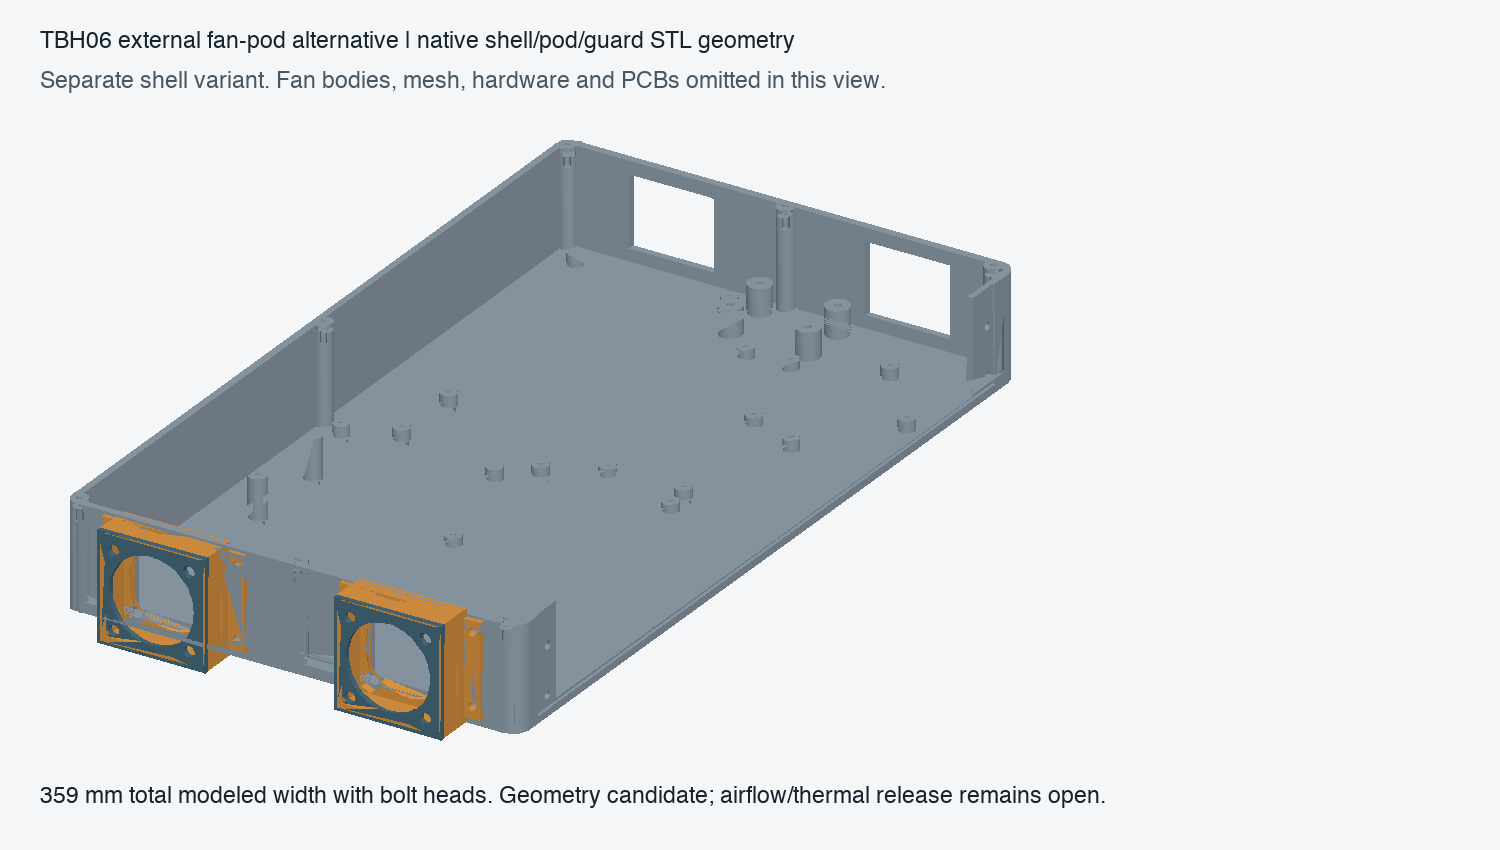

Recreate this plot in Python.
"""Native STL projection for engineering review; no native GUI."""
from pathlib import Path
import numpy as np,trimesh
from PIL import Image,ImageDraw,ImageFont
R=Path(__file__).resolve().parent
img=Image.new('RGB',(1500,850),'#f4f6f8');d=ImageDraw.Draw(img);font=ImageFont.truetype('/System/Library/Fonts/Helvetica.ttc',23)
items=[(trimesh.load_mesh(R/'native/shell_variant/shell_variant.stl'),(148,164,178))]
for y in [45,145]:
 for name,dy,color in [('pod',y-30,(227,154,68)),('guard',y-22.75,(72,110,128))]:
  m=trimesh.load_mesh(R/f'native/{name}/{name}.stl');m.apply_translation([0,dy,0]);items.append((m,color))
cam=np.array([-.8,-.5,.48]);cam/=np.linalg.norm(cam);right=np.cross([0,0,1],cam);right/=np.linalg.norm(right);up=np.cross(cam,right);basis=np.array([right,up,cam]).T
pts=np.concatenate([m.vertices@basis for m,_ in items]);lo=pts.min(0);hi=pts.max(0);scale=min(1350/(hi[0]-lo[0]),600/(hi[1]-lo[1]));faces=[]
for m,c in items:
 pts=m.vertices@basis;pts[:,0]=70+(pts[:,0]-lo[0])*scale;pts[:,1]=140+(hi[1]-pts[:,1])*scale
 light=np.array([-.5,-.4,.76]);shade=.55+.45*np.maximum(0,m.face_normals@light)
 for i,f in enumerate(m.faces):
  if m.face_normals[i]@cam>0:faces.append((pts[f,2].mean(),pts[f,:2],tuple(int(v*shade[i])for v in c)))
for _,p,c in sorted(faces,key=lambda a:a[0]):d.polygon([tuple(v)for v in p],fill=c)
d.text((40,30),'TBH06 external fan-pod alternative | native shell/pod/guard STL geometry',font=font,fill='#17232c')
d.text((40,70),'Separate shell variant. Fan bodies, mesh, hardware and PCBs omitted in this view.',font=font,fill='#475764')
d.text((40,785),'359 mm total modeled width with bolt heads. Geometry candidate; airflow/thermal release remains open.',font=font,fill='#17232c')
img.save(R/'preview.png')
